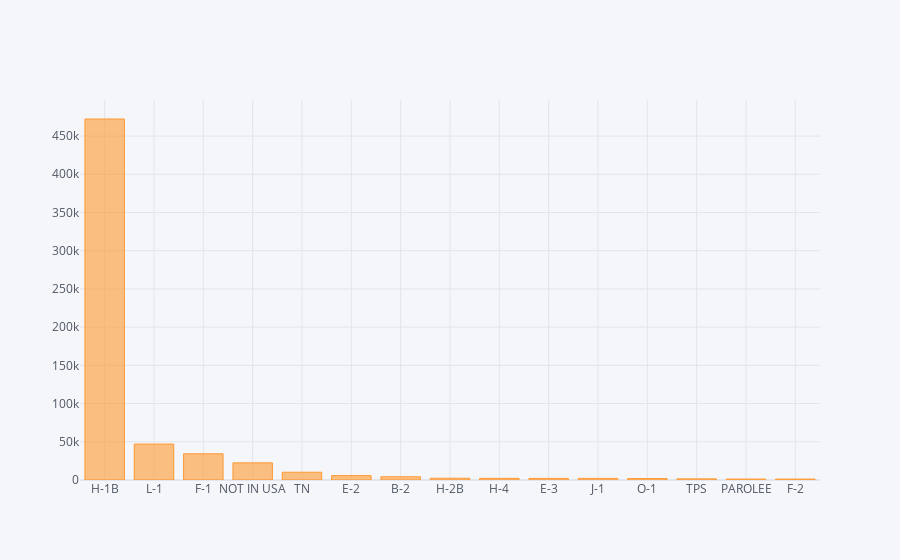

The notebook cell this image was saved under:
### Code cell
#CLASS OF ADMISSION
df["CLASS_OF_ADMISSION"].value_counts()[:15].iplot(kind = "bar")

### Figure 1 — Plotly figure (JSON) as saved in the notebook; plotly's stock layout.template omitted (floating-point values rounded to 4 significant figures)
{"data": [{"marker": {"color": "rgba(255, 153, 51, 0.6)", "line": {"color": "rgba(255, 153, 51, 1.0)", "width": 1}}, "name": "CLASS_OF_ADMISSION", "orientation": "v", "text": "", "type": "bar", "x": ["H-1B", "L-1", "F-1", "NOT IN USA", "TN", "E-2", "B-2", "H-2B", "H-4", "E-3", "J-1", "O-1", "TPS", "PAROLEE", "F-2"], "y": [472328, 47029, 34294, 22428, 10162, 5728, 4233, 2312, 2158, 2093, 2091, 1877, 1493, 1241, 1213]}], "layout": {"legend": {"bgcolor": "#F5F6F9", "font": {"color": "#4D5663"}}, "paper_bgcolor": "#F5F6F9", "plot_bgcolor": "#F5F6F9", "title": {"font": {"color": "#4D5663"}}, "xaxis": {"gridcolor": "#E1E5ED", "showgrid": true, "tickfont": {"color": "#4D5663"}, "title": {"font": {"color": "#4D5663"}, "text": ""}, "zerolinecolor": "#E1E5ED"}, "yaxis": {"gridcolor": "#E1E5ED", "showgrid": true, "tickfont": {"color": "#4D5663"}, "title": {"font": {"color": "#4D5663"}, "text": ""}, "zerolinecolor": "#E1E5ED"}}}
